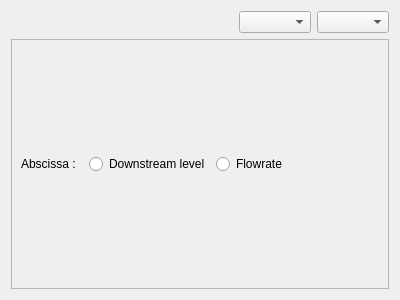
<?xml version="1.0" encoding="UTF-8"?>
<ui version="4.0">
 <class>wdgt_tab</class>
 <widget class="QWidget" name="wdgt_tab">
  <property name="geometry">
   <rect>
    <x>0</x>
    <y>0</y>
    <width>400</width>
    <height>300</height>
   </rect>
  </property>
  <property name="windowTitle">
   <string>Form</string>
  </property>
  <layout class="QGridLayout" name="gridLayout">
   <item row="0" column="0">
    <layout class="QVBoxLayout" name="verticalLayout">
     <item>
      <layout class="QHBoxLayout" name="horizontalLayout">
       <item>
        <spacer name="horizontalSpacer">
         <property name="orientation">
          <enum>Qt::Horizontal</enum>
         </property>
         <property name="sizeHint" stdset="0">
          <size>
           <width>40</width>
           <height>20</height>
          </size>
         </property>
        </spacer>
       </item>
       <item>
        <widget class="QComboBox" name="cb_event"/>
       </item>
       <item>
        <widget class="QComboBox" name="cb_law"/>
       </item>
      </layout>
     </item>
     <item>
      <widget class="QFrame" name="fram_absweirs">
       <property name="frameShape">
        <enum>QFrame::StyledPanel</enum>
       </property>
       <property name="frameShadow">
        <enum>QFrame::Raised</enum>
       </property>
       <layout class="QGridLayout" name="gridLayout_2">
        <item row="0" column="0">
         <layout class="QHBoxLayout" name="lay_absweirs">
          <item>
           <widget class="QLabel" name="label_7">
            <property name="text">
             <string>Abscissa :  </string>
            </property>
           </widget>
          </item>
          <item>
           <widget class="QRadioButton" name="rb_abs_z">
            <property name="text">
             <string>Downstream level</string>
            </property>
           </widget>
          </item>
          <item>
           <widget class="QRadioButton" name="rb_abs_q">
            <property name="text">
             <string>Flowrate</string>
            </property>
           </widget>
          </item>
          <item>
           <spacer name="horizontalSpacer_2">
            <property name="orientation">
             <enum>Qt::Horizontal</enum>
            </property>
            <property name="sizeHint" stdset="0">
             <size>
              <width>40</width>
              <height>20</height>
             </size>
            </property>
           </spacer>
          </item>
         </layout>
        </item>
       </layout>
      </widget>
     </item>
     <item>
      <layout class="QVBoxLayout" name="lay_graph_home"/>
     </item>
    </layout>
   </item>
  </layout>
 </widget>
 <resources/>
 <connections/>
</ui>
